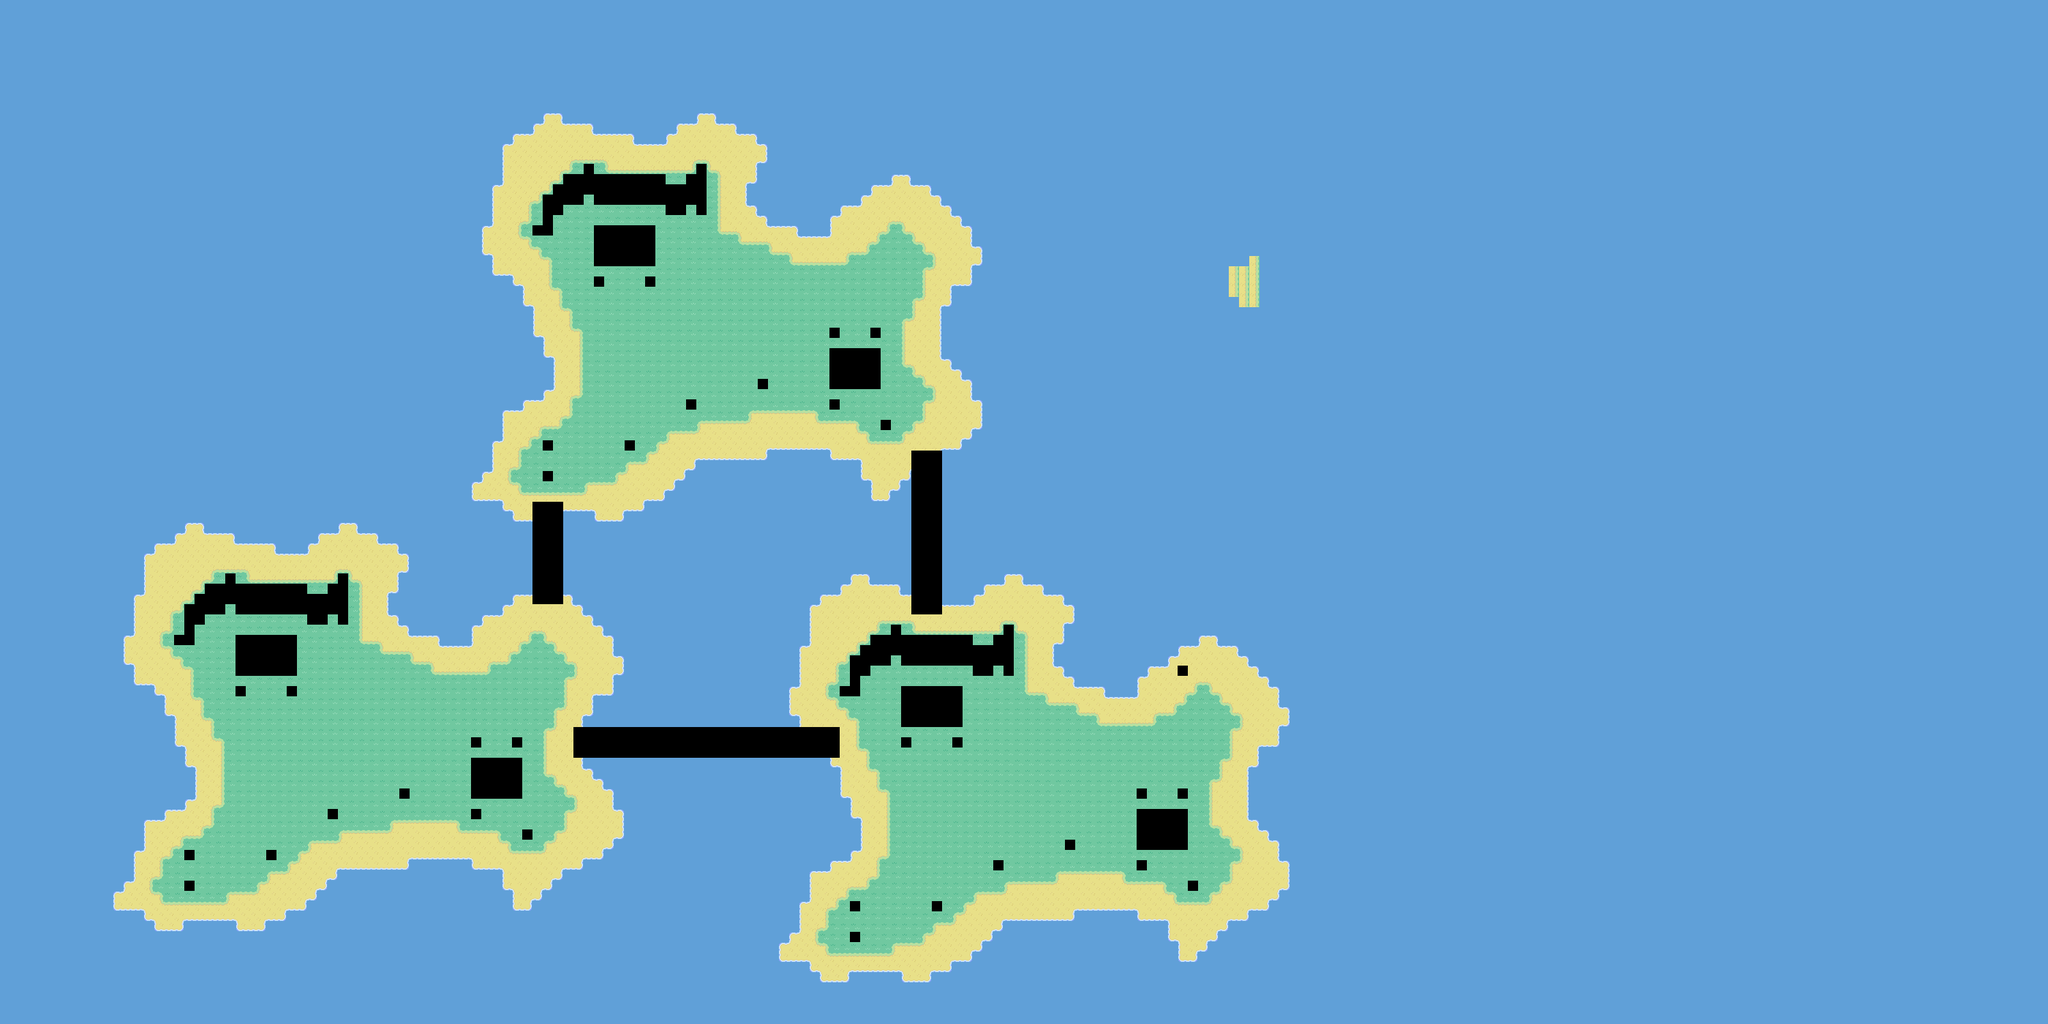

The image is a tile-based game level rendered from a .tmx file. Its description and source (layers, tilesets, objects; grid data summarised) follow:
An orthogonal 200x100 tile map with 16x16 px tiles, 1 tile layer (Ground).

<map version="1.0" orientation="orthogonal" renderorder="right-down" width="200" height="100" tilewidth="16" tileheight="16">
 <tileset firstgid="1" name="Beyond101" tilewidth="16" tileheight="16">
  <image source="Beyond101.png" width="160" height="160" />
  <tile id="2">
   <properties>
    <property name="blocked" value="" />
   </properties>
  </tile>
  <tile id="60">
   <properties>
    <property name="blocked" value="" />
   </properties>
  </tile>
  <tile id="61">
   <properties>
    <property name="blocked" value="" />
   </properties>
  </tile>
  <tile id="76">
   <properties>
    <property name="blocked" value="" />
   </properties>
  </tile>
  <tile id="78">
   <properties>
    <property name="blocked" value="" />
   </properties>
  </tile>
  <tile id="79">
   <properties>
    <property name="blocked" value="" />
   </properties>
  </tile>
  <tile id="80">
   <properties>
    <property name="blocked" value="" />
   </properties>
  </tile>
  <tile id="90">
   <properties>
    <property name="blocked" value="" />
   </properties>
  </tile>
  <tile id="99">
   <properties>
    <property name="blocked" value="" />
   </properties>
  </tile>
 </tileset>
 <layer name="Ground" width="200" height="100">
  <data>[20000 cells, 20000 non-empty, 42 distinct tile ids]</data>
 </layer>
</map>